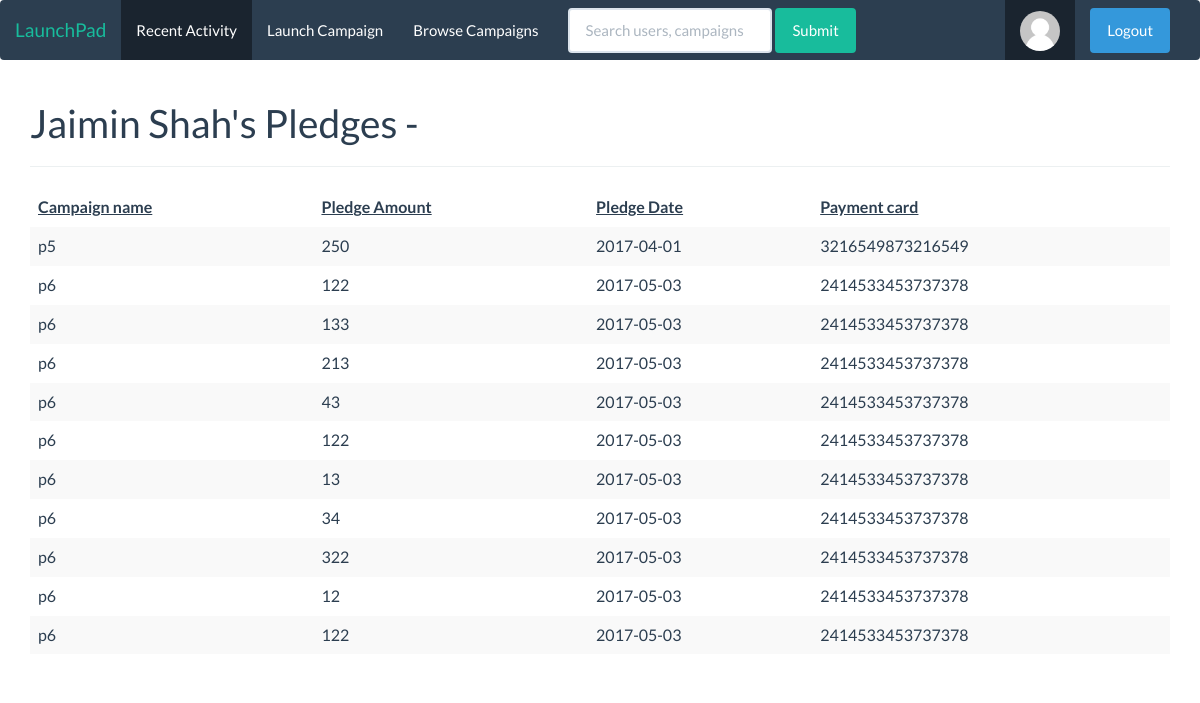
The app's page /user_pledges.php?id=jshah (signed in), older data.
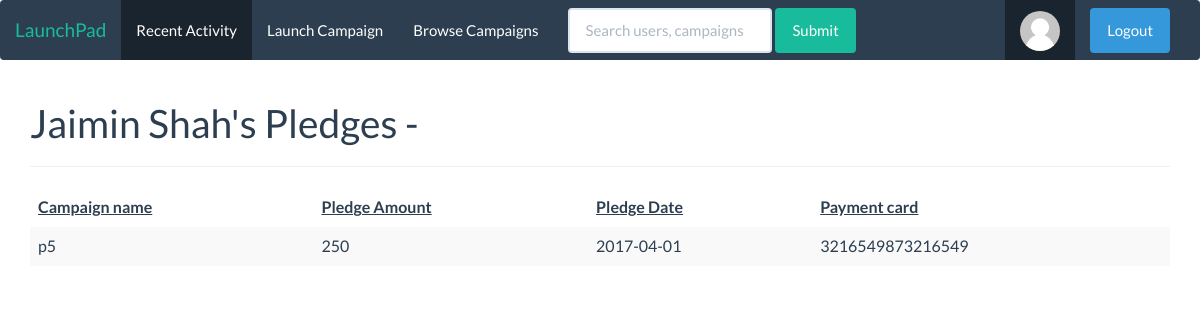
The same page, newer data.
### tables this page shows
CREATE TABLE `pledges` (
  `uname` varchar(45) NOT NULL,
  `pname` varchar(45) NOT NULL,
  `pamt` int(11) NOT NULL,
  `ptime` datetime NOT NULL,
  `ccno` varchar(16) NOT NULL
);

### user_pledges.php (the view, shortened to what this page needs)
<html>
<head>
    <link href="https://maxcdn.bootstrapcdn.com/bootswatch/3.3.7/flatly/bootstrap.min.css" rel="stylesheet">
</head>
<body>
<?php
require 'navbar.php';
$user_name = $_SESSION['user_session'];
$user = $_GET['id'];
$query = $conn->query("select pname, pamt, date(ptime) as pdate, ccno from pledges where uname='$user'");
$sqlquery = $conn->query("select * from users where uname = '$user'");
$row_user_details = mysqli_fetch_array($sqlquery);
?>
<div class="container">
  <h1><?php echo $row_user_details['fname']." "; echo $row_user_details['lname']; ?>'s Pledges -</h1>
  <hr>
  <table class="table table-striped table-hover ">
    <thead>
      <tr>
        <th><u>Campaign name</u></th>
        <th><u>Pledge Amount</u></th>
        <th><u>Pledge Date</u></th>
        <?php
        if($user_name == $user)
        {
          echo '<th><u>Payment card</u></th>';
        }
        ?>
      </tr>
    </thead>
    <tbody>
      <?php
        while($row_pledges = mysqli_fetch_array($query))
        {
          echo '<tr>
          <td>'.$row_pledges['pname'].'</td>
          <td>'.$row_pledges['pamt'].'</td>
          <td>'.$row_pledges['pdate'].'</td>';
          if($user_name == $user)
          {
            echo '<td>'.$row_pledges['ccno'].'</td>';
          }
          echo '</tr>';
        }
      ?>
    </tbody>
  </table>
</div>
</body>
</html>

Row changes from the older to the newer data that the page shows:
removed pledges: pname "p6", pamt "122", pdate "2017-05-03", ccno "2414533453737378"
removed pledges: pname "p6", pamt "133", pdate "2017-05-03", ccno "2414533453737378"
removed pledges: pname "p6", pamt "213", pdate "2017-05-03", ccno "2414533453737378"
removed pledges: pname "p6", pamt "43", pdate "2017-05-03", ccno "2414533453737378"
removed pledges: pname "p6", pamt "122", pdate "2017-05-03", ccno "2414533453737378"
removed pledges: pname "p6", pamt "13", pdate "2017-05-03", ccno "2414533453737378"
removed pledges: pname "p6", pamt "34", pdate "2017-05-03", ccno "2414533453737378"
removed pledges: pname "p6", pamt "322", pdate "2017-05-03", ccno "2414533453737378"
removed pledges: pname "p6", pamt "12", pdate "2017-05-03", ccno "2414533453737378"
removed pledges: pname "p6", pamt "122", pdate "2017-05-03", ccno "2414533453737378"
